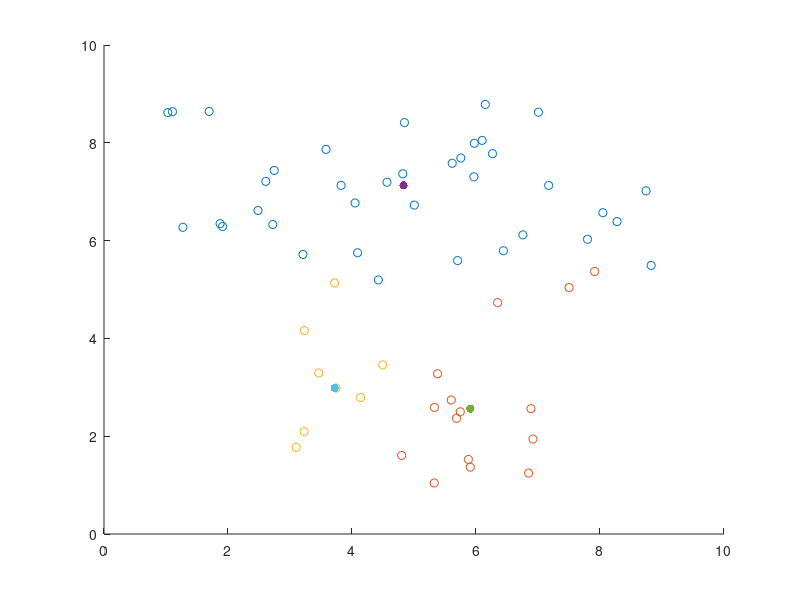

This chart was generated by the following MATLAB code: (Note: this script raises an error after producing the figure.)

dataset = [
    1.2734    6.2721
2.7453    7.4345
1.6954    8.6408
1.1044    8.6364
4.8187    7.3664
2.7224    6.3303
4.8462    8.4123
4.0497    6.7696
1.0294    8.6174
3.7202    5.1327
3.8238    7.1297
3.5805    7.8660
3.2092    5.7172
1.8724    6.3461
4.0895    5.7509
1.9121    6.2877
2.4835    6.6154
4.5637    7.1943
4.4255    5.1950
2.6097    7.2109
6.0992    8.0496
5.9660    7.3042
5.9726    7.9907
5.6166    7.5821
8.8257    5.4929
8.7426    7.0176
8.2749    6.3890
7.9130    5.3686
5.7032    5.5914
6.4415    5.7927
5.7552    7.6891
5.0048    6.7260
6.2657    7.7776
7.7985    6.0271
7.5010    5.0390
7.1722    7.1291
6.7561    6.1176
6.1497    8.7849
7.0066    8.6258
8.0462    6.5707
3.0994    1.7722
5.6857    2.3666
6.3487    4.7316
6.8860    2.5627
3.2277    2.0929
4.8013    1.6078
5.3299    2.5884
5.7466    2.4989
5.8777    1.5245
5.6002    2.7402
5.9077    1.3661
4.4954    3.4585
5.3263    1.0439
3.4645    3.2930
3.2306    4.1589
6.9191    1.9415
4.1393    2.7921
5.3799    3.2774
6.8486    1.2456
3.7431    2.9852];

%numero di dati
l = size(dataset,1);

%plotto i punti
scatter(dataset(:,1), dataset(:,2), 'black');

%centroidi iniziali
n_centroidi = 3; %quindi 3 cluster
c1 = [5, 7];
c2 = [6, 3];
c3 = [4, 3];
centroids = [c1; c2; c3];

%Abbiamo 3 centroidi e l dati, quindi creo 3*l aij
aij = zeros(l,3);

%per ogni dato pongo aij=1 solo se il centroide j è quello più vicino
for i=1:l
    %prendo il pattern i-esimo
    pattern_i = dataset(i,:);
    %mi salvo la corrente distanza minima
    min_dist = -1;
    %mi salvo l'indice del centroid a cui correntemente è più vicino
    j_near_centroid = -1;

    for j=1:n_centroidi
        
        %calcolo la distanza tra pi e il centroide cj
        centroid = centroids(j,:);

        dist = norm(pattern_i-centroid,1); %<---- Qui la norma è 1

        if min_dist == -1 || min_dist > dist

            min_dist = dist;
            j_near_centroid = j;
        end

    end

    %modifico aij=1 dove i è il pattern i-esimo e j l'indice del centroide più vicino
    aij(i,j_near_centroid)=1;
end

%{
    modifico con colore rosso i punti vicini al centroide c1, verde al
    centroide c2 e blu al centroide c3

%}

%prendo i pattern associati ai centroidi
index_patterns_cluster_1 = find(aij(:,1)==1);
index_patterns_cluster_2 = find(aij(:,2)==1);
index_patterns_cluster_3 = find(aij(:,3)==1);

%li plotto con colori diversi
scatter(dataset(index_patterns_cluster_1,1), dataset(index_patterns_cluster_1,2), 'red');
hold on
scatter(dataset(index_patterns_cluster_2,1), dataset(index_patterns_cluster_2,2), 'green');
scatter(dataset(index_patterns_cluster_3,1), dataset(index_patterns_cluster_3,2), 'blue');

%plotto i centroidi
scatter(c1(1), c1(2),'filled', 'red');
scatter(c2(1), c2(2),'filled', 'green');
scatter(c3(1), c3(2),'filled', 'blue');

hold off
pause(2);
it=1;
current_f_objective = inf;
while true

    fprintf("K-MEANS: Iterazione %d ", it);
    %aggiorno le componenti di ogni cluster come baricentro dei pattern a
    %cui è stato assegnato
    for j=1:n_centroidi
        
        %prendo i pattern a lui assegnati
        index_patterns_cluster_j = find(aij(:,j)==1);
        
        %sommo tutti i pattern tra loro
        numerator = [0.0 0.0];
        for i=1:size(index_patterns_cluster_j,1)

            numerator = numerator + dataset(index_patterns_cluster_j(i),:);
        
        end

        %aggiorno le componenti del centroide corrente come mediana delle
        %componenti dei patter
        %la funzione median ordina già di per se i punti
        %la funzione median calcola la mediana su ogni colonna

        centroids(j,:) = median(dataset(index_patterns_cluster_j,:));

    end

    %Abbiamo 3 centroidi e l dati, quindi creo 3*l aij
    aij = zeros(l,3);

    %per ogni dato pongo aij=1 solo se il centroide j è quello più vicino
    for i=1:l
        %prendo il pattern i-esimo
        pattern_i = dataset(i,:);
        %mi salvo la corrente distanza minima
        min_dist = -1;
        %mi salvo l'indice del centroid a cui correntemente è più vicino
        j_near_centroid = -1;
    
        for j=1:n_centroidi
            
            %calcolo la distanza tra pi e il centroide cj
            centroid = centroids(j,:);
    
            dist = norm(pattern_i-centroid,1);  %<----- Norma 1
    
            if min_dist == -1 || min_dist > dist
    
                min_dist = dist;
                j_near_centroid = j;
            end
    
        end
    
        %modifico aij=1 dove i è il pattern i-esimo e j l'indice del centroide più vicino
        aij(i,j_near_centroid)=1;
    end
    
    %{
        modifico con colore rosso i punti vicini al centroide c1, verde al
        centroide c2 e blu al centroide c3
    
    %}
    
    %prendo i pattern associati ai centroidi
    index_patterns_cluster_1 = find(aij(:,1)==1);
    index_patterns_cluster_2 = find(aij(:,2)==1);
    index_patterns_cluster_3 = find(aij(:,3)==1);
    
    %li plotto con colori diversi
    scatter(dataset(index_patterns_cluster_1,1), dataset(index_patterns_cluster_1,2), 'red');
    hold on
    scatter(dataset(index_patterns_cluster_2,1), dataset(index_patterns_cluster_2,2), 'green');
    scatter(dataset(index_patterns_cluster_3,1), dataset(index_patterns_cluster_3,2), 'blue');
    
    %plotto i centroidi
    scatter(centroids(1,1), centroids(1,2),'filled', 'red');
    scatter(centroids(2,1), centroids(2,2),'filled', 'green');
    scatter(centroids(3,1), centroids(3,2),'filled', 'blue');
    
    %calcolo il valore della funzione obiettivo. Sarebbe la somma delle
    %distanze dei pattern dal proprio centroide
    objective_function_value = 0;
    for i=1:l
        pattern_i = dataset(i,:);
        index_associated_centroid = find(aij(i,:)==1);
        objective_function_value = objective_function_value + norm(dataset(i,:)-centroids(index_associated_centroid,:),1);  %<---- Norma 1
    end

    fprintf("\n  valore funzione obiettivo= %s \n", num2str(objective_function_value));
    title("f(x)= ", num2str(objective_function_value));
    pause(2)
    hold off

    it = it+1;
    if abs(objective_function_value-current_f_objective)<=1e-5
        break
    else
        current_f_objective = objective_function_value;
    end

end

fprintf("fine");
